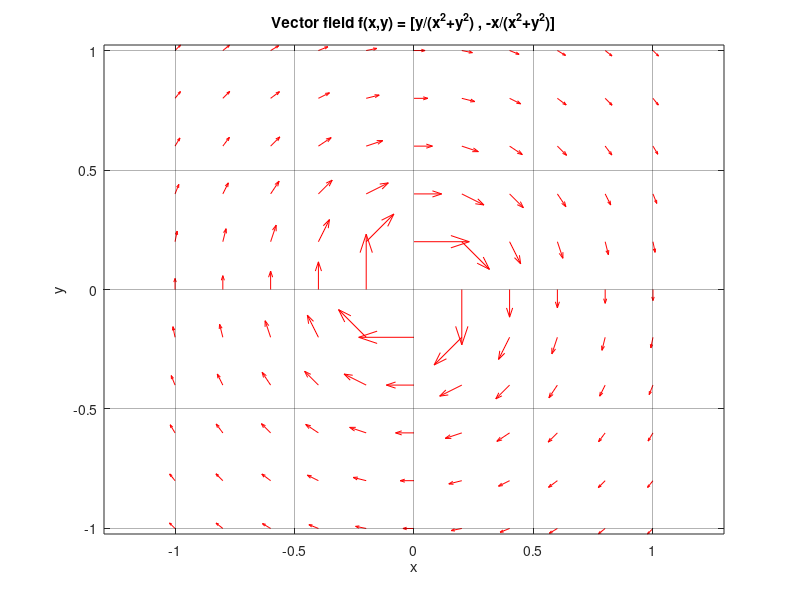

MATLAB code for this plot:
clearvars, close all

[x y] = meshgrid(-1:0.2:1, -1:0.2:1);

under = (x.^2 + y.^2);
mask = under > 0;

f1 = zeros(size(x));
f2 = zeros(size(x));

f1 = y./(x.^2 + y.^2);
f2 = (-x)./(x.^2 + y.^2);

quiver(x, y, f1, f2, 'r')
axis equal;
xlabel('x');
ylabel('y');
title('Vector field f(x,y) = [y/(x^{2}+y^{2}) , -x/(x^{2}+y^{2})]');
grid on
set(gca, 'GridColor', [0,0,0])
set(gca, 'GridAlpha', 0.3)
set(gca, 'Layer', 'top')
